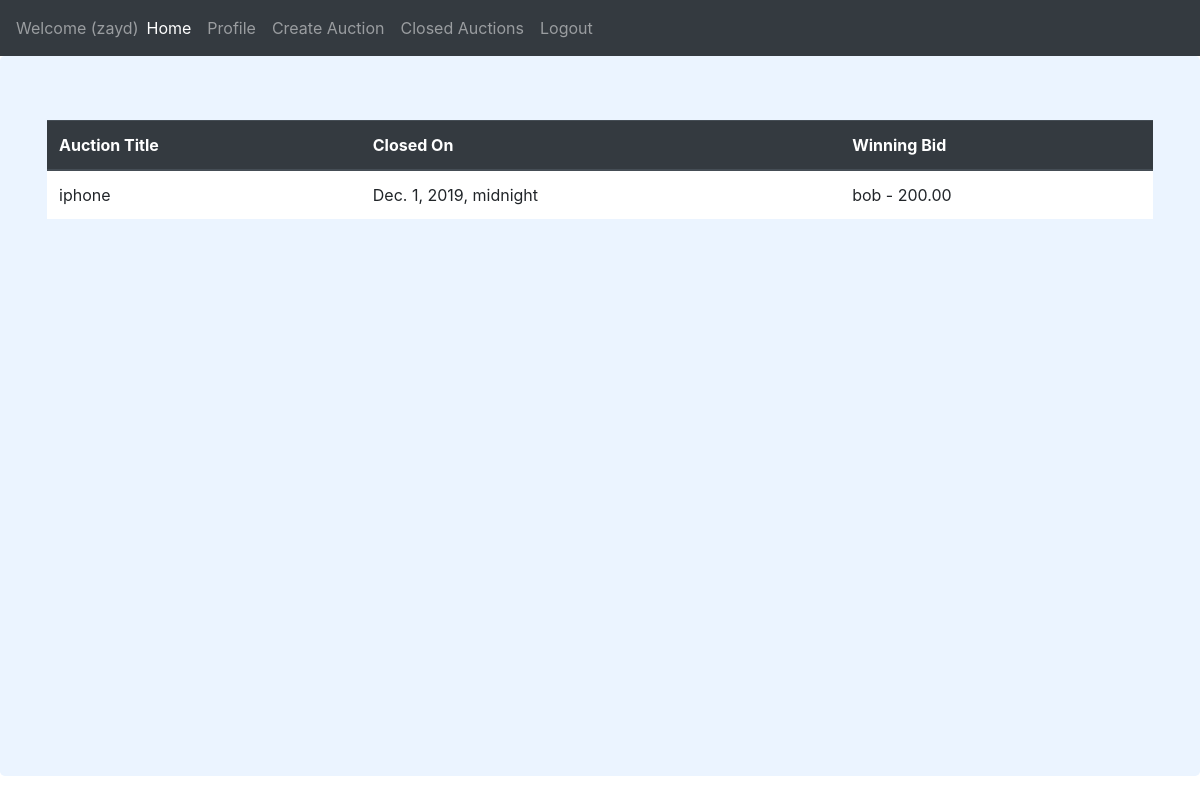
Page /closed/ (signed in) on the committed database.
### website/models.py (models this page shows, shortened)
class Auction(models.Model):
    title = models.CharField(max_length=100)
    owner = models.OneToOneField(
        to=User, on_delete=models.SET(set_for_auction), blank=False)
    description = models.TextField()
    startingPrice = models.DecimalField(decimal_places=2, max_digits=10)
    picture = models.ImageField(upload_to='website/static/')
    auctionCloseTimestamp = models.DateTimeField(null=True, blank=True)
    auctionOpen = models.BooleanField(default=True)
    length = models.DecimalField(decimal_places=2, max_digits=10)
    width = models.DecimalField(decimal_places=2, max_digits=10)
    height = models.DecimalField(decimal_places=2, max_digits=10)
    weight = models.DecimalField(decimal_places=2, max_digits=10)
    winningBid = models.OneToOneField(
        to='Bid', on_delete=models.CASCADE, blank=True, null=True, related_name='winningBid')

class Bid(models.Model):
    timestamp = models.DateTimeField(auto_now_add=True)
    amount = models.DecimalField(decimal_places=2, max_digits=10)
    userid = models.ForeignKey(
        Profile, on_delete=models.CASCADE, blank=True, null=True, unique=False)
    auctionid = models.ForeignKey(
        to='Auction', on_delete=models.CASCADE, blank=True, null=True)
    def __str__(self):
        return self.userid.user.username + " - " + str(self.amount)

class Profile(models.Model):
    user = models.OneToOneField(
        User, on_delete=models.CASCADE, null=True, blank=True)
    birth_date = models.DateField(blank=True, null=True)

### website/views.py (the view)
# urls.py: path('closed/', views.closed_auctions, name='closed auctions'),
def closed_auctions(request):
    loggedin = False
    if 'username' in request.session:
        username = request.session['username']
        loggedin = True
        closed = Auction.objects.filter(auctionOpen=False)
        context = {'auctions': closed,
                   'loggedin': loggedin,
                   'username': username,
                   }
        return render(request, 'website/closed.html', context)
    closed = Auction.objects.filter(auctionOpen=False)
    context = {'auctions': closed}
    return render(request, 'website/closed.html', context)

### website/templates/website/closed.html
{% extends "website/base.html" %}
{% load staticfiles %}
{% block content %}
<table class="table bg-white">
    <thead class="thead-dark">
        <tr>
            <th>
                Auction Title
            </th>
            <th>
                Closed On
            </th>
            <th>
                Winning Bid
            </th>
        </tr>
    </thead>
    <tbody>
        {% for Auction in auctions %}
        <tr>
            <td>{{ Auction.title }}</td>
            <td>{{ Auction.auctionCloseTimestamp }}</td>
            <td>{{ Auction.winningBid }}</td>
        </tr>
        {% endfor %}
    </tbody>
</table>
{% endblock %}

### rows in the picture
Auction: title "iphone", auctionCloseTimestamp "Dec. 1, 2019, midnight", winningBid "bob - 200.00"

### other values in the picture
{{ username }} "zayd"
